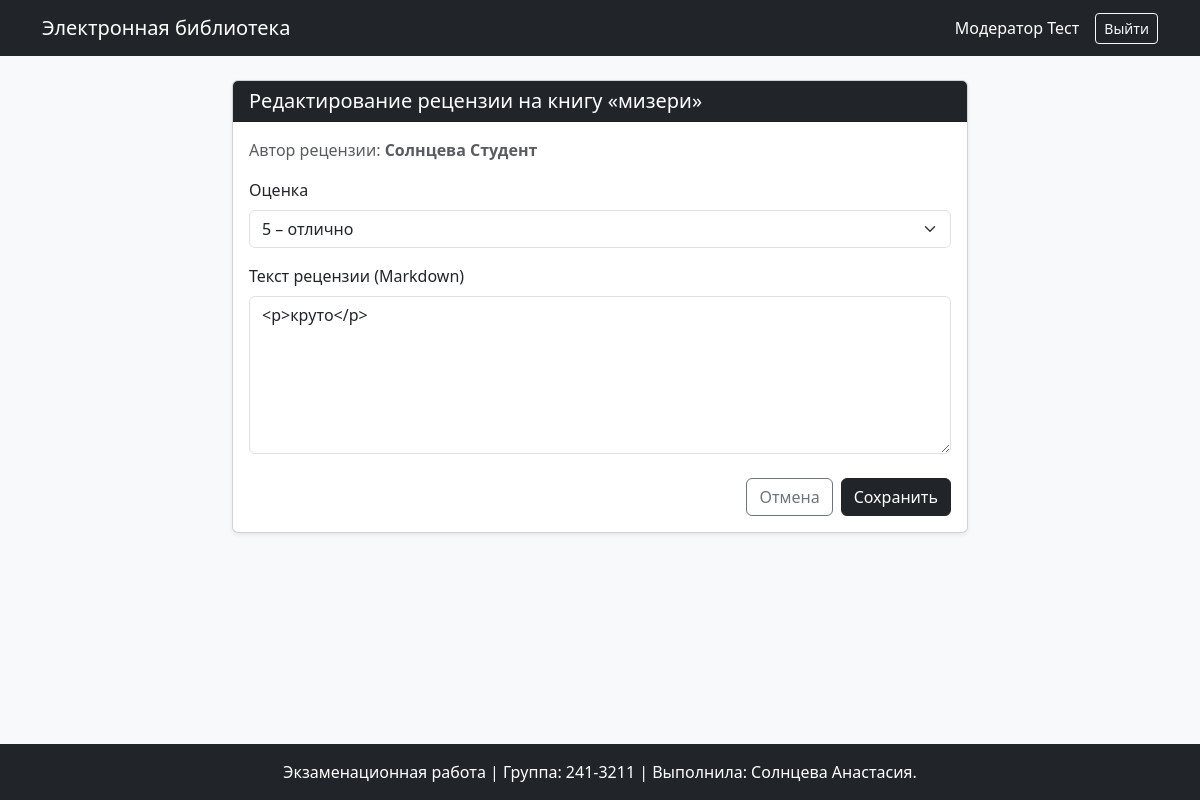
Page /review/1/edit (signed in) on the committed database.
### models.py (models this page shows, shortened)
class User(db.Model, UserMixin):
    __tablename__ = 'users'
    id = db.Column(db.Integer, primary_key=True)
    login = db.Column(db.String(50), nullable=False, unique=True)
    password_hash = db.Column(db.String(256), nullable=False)
    last_name = db.Column(db.String(50), nullable=False)
    first_name = db.Column(db.String(50), nullable=False)
    middle_name = db.Column(db.String(50), nullable=True)
    role_id = db.Column(db.Integer, db.ForeignKey('roles.id'), nullable=False)
    role = db.relationship('Role', backref=db.backref('users', lazy=True))

class Book(db.Model):
    __tablename__ = 'books'
    id = db.Column(db.Integer, primary_key=True)
    title = db.Column(db.String(255), nullable=False)        # Название
    description = db.Column(db.Text, nullable=False)          # Краткое описание (Markdown)
    year = db.Column(db.Integer, nullable=False)              # Год (в SQLite используем Integer)
    publisher = db.Column(db.String(255), nullable=False)     # Издательство
    author = db.Column(db.String(255), nullable=False)        # Автор
    pages = db.Column(db.Integer, nullable=False)             # Объём в страницах
    genres = db.relationship('Genre', secondary=book_genre, backref=db.backref('books', lazy='dynamic'))

class Review(db.Model):
    __tablename__ = 'reviews'
    id = db.Column(db.Integer, primary_key=True)
    book_id = db.Column(db.Integer, db.ForeignKey('books.id', ondelete='CASCADE'), nullable=False)
    user_id = db.Column(db.Integer, db.ForeignKey('users.id', ondelete='CASCADE'), nullable=False)
    rating = db.Column(db.Integer, nullable=False)          # Оценка от 0 до 5
    text = db.Column(db.Text, nullable=False)              # Текст рецензии (Markdown)
    created_at = db.Column(db.DateTime, nullable=False, default=datetime.utcnow) # Авто-дата
    user = db.relationship('User', backref=db.backref('reviews', lazy=True))
    book = db.relationship('Book', backref=db.backref('reviews', cascade="all, delete-orphan", lazy=True))

### app.py (the view, shortened to what this page needs)
    @app.route('/review/<int:review_id>/edit', methods=['GET', 'POST'])
    @login_required
    def edit_review(review_id):
        if current_user.role.name not in ['Администратор', 'Модератор']:
            flash('У вас недостаточно прав для выполнения данного действия.', 'danger')
            return redirect(url_for('index'))
        review = Review.query.get_or_404(review_id)
        form = EditReviewForm(obj=review)
        return render_template('edit_review.html', form=form, review=review)

### forms.py
class EditReviewForm(FlaskForm):
    rating = SelectField('Оценка', coerce=int, choices=[
        (5, '5 – отлично'),
        (4, '4 – хорошо'),
        (3, '3 – удовлетворительно'),
        (2, '2 – неудовлетворительно'),
        (1, '1 – плохо'),
        (0, '0 – ужасно')
    ])
    text = TextAreaField('Текст рецензии (Markdown)', validators=[DataRequired(message="Напишите текст рецензии")])
    submit = SubmitField('Сохранить')

### templates/edit_review.html (shortened to what this page needs)
{% extends 'base.html' %}
{% block content %}
<div class="row justify-content-center">
    <div class="col-md-8">
        <div class="card shadow-sm">
            <div class="card-header bg-dark text-white">
                <h5 class="mb-0">Редактирование рецензии на книгу «{{ review.book.title }}»</h5>
            </div>
            <div class="card-body">
                <p class="text-muted mb-3">Автор рецензии: <strong>{{ review.user.last_name }} {{ review.user.first_name }}</strong></p>
                <form method="POST" novalidate>
                    <div class="mb-3">
                        {{ form.rating.label(class="form-label") }}
                        {{ form.rating(class="form-select") }}
                    </div>
                    <div class="mb-4">
                        {{ form.text.label(class="form-label") }}
                        {{ form.text(class="form-control", rows=6, id="review-editor") }}
                    </div>
                    <div class="d-flex justify-content-end gap-2">
                        <a href="{{ url_for('book_detail', book_id=review.book_id) }}" class="btn btn-outline-secondary">Отмена</a>
                        {{ form.submit(class="btn btn-dark") }}
                    </div>
                </form>
            </div>
        </div>
    </div>
</div>
<link rel="stylesheet" href="https://cdn.jsdelivr.net/npm/easymde/dist/easymde.min.css">
{% endblock %}

### templates/base.html (shortened to what this page needs)
<!DOCTYPE html>
<html lang="ru">
<head>
    <link href="https://cdn.jsdelivr.net/npm/bootstrap@5.3.0/dist/css/bootstrap.min.css" rel="stylesheet">
</head>
<body class="d-flex flex-column min-vh-100 bg-light">
    <nav class="navbar navbar-expand-lg navbar-dark bg-dark mb-4">
        <div class="container">
            <a class="navbar-brand" href="{{ url_for('index') }}">Электронная библиотека</a>
            <div class="collapse navbar-collapse">
                <div class="d-flex align-items-center text-white gap-2">
                    {% if current_user.is_authenticated %}
                        <span class="me-2">{{ current_user.last_name }} {{ current_user.first_name }}</span>
                        <a href="{{ url_for('logout') }}" class="btn btn-outline-light btn-sm">Выйти</a>
                    {% else %}
                        <a href="{{ url_for('register') }}" class="btn btn-outline-light btn-sm">Регистрация</a>
                        <a href="{{ url_for('login') }}" class="btn btn-light btn-sm">Войти</a>
                    {% endif %}
                </div>
            </div>
        </div>
    </nav>
    <main class="container flex-grow-1">
        {% block content %}{% endblock %}
    </main>
    <footer class="footer mt-auto py-3 bg-dark text-white text-center">
        <div class="container">
            <span>Экзаменационная работа | Группа: 241-3211 | Выполнила: Солнцева Анастасия.</span>
        </div>
    </footer>
</body>
</html>

### rows in the picture
User: last_name "Модератор", first_name "Тест"
Book: book "мизери"
User: user.last_name "Солнцева", user.first_name "Студент"
Review: rating "5 – отлично", text "<p>круто</p>"
